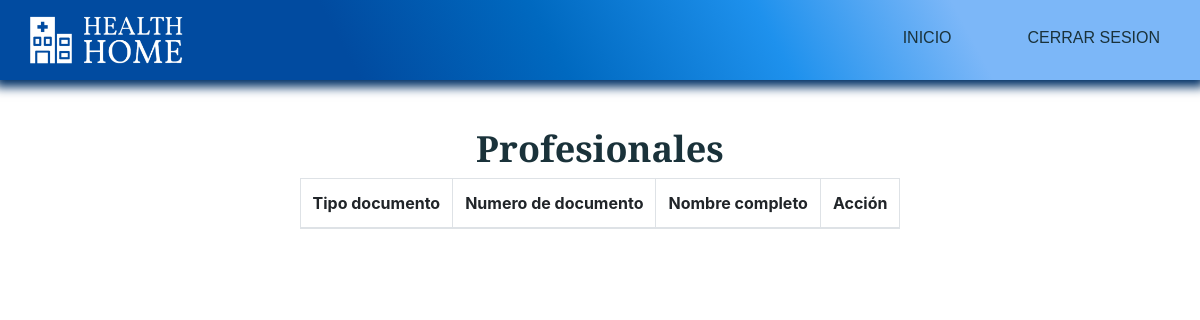
/index.php?c=Administrador&a=gestion_agenda, run on an earlier commit of the app's database.
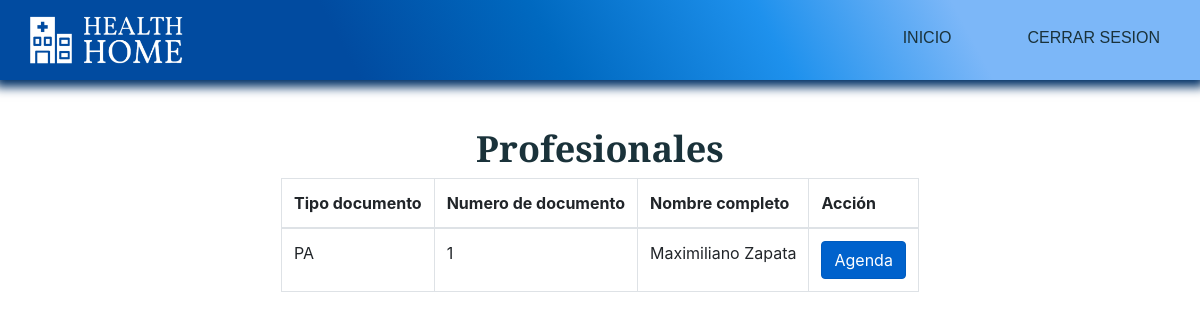
And on a later commit of the database.
### tables this page shows
CREATE TABLE `profesional` (
  `id_profesional` int(20) NOT NULL,
  `id_tipo_doc` varchar(5) NOT NULL,
  `num_doc_prof` varchar(20) NOT NULL,
  `id_consultorios` varchar(3) DEFAULT NULL,
  `id_especialidad` tinyint(2) DEFAULT NULL,
  `nombres_prof` varchar(40) NOT NULL,
  `apellidos_prof` varchar(40) NOT NULL,
  `tel_prof` bigint(10) NOT NULL,
  `correo_prof` varchar(30) NOT NULL,
  `dias_laborales` text NOT NULL,
  `franja_horaria` varchar(30) NOT NULL,
  `estado_prof` tinyint(1) NOT NULL,
  `pass_prof` varchar(20) NOT NULL,
  `create_prof` datetime NOT NULL DEFAULT current_timestamp()
);

### controllers/Administrador.php (called while the page is built, shortened)
<?php
	class AdministradorController {
		public function __construct(){
			require_once "models/AdministradorModel.php";
		}
		public function gestion_agenda(){
			$agenda =  new Administrador_model();
			$data["profesionales"] = $agenda->get_profesional();
			$data["tipo_doc"] = $agenda->get_tipo_doc();
			require_once "views/administrador/gestion_agenda/gestion_agenda.php";
		}
	}
?>

### config/database.php (called while the page is built)
<?php
	class Conectar {
		public static function conexion(){
			$conexion = new mysqli("localhost", "root", "", "clinica_health_home");
			return $conexion;
		}
	}
?>

### models/AdministradorModel.php (called while the page is built, shortened)
<?php
	class Administrador_model {
		private $db;
		private $profesional;
		private $tipo_doc;
		public function __construct(){
			$this->db = Conectar::conexion();
			$this->profesional = array();
			$this->tipo_doc = array();
		}
    public function get_profesional()
		{
			$sql = "SELECT * FROM profesional";
			$resultado = $this->db->query($sql);
			while($row = $resultado->fetch_assoc())
			{
				$this->profesional[] = $row;
			}
			return $this->profesional;
		}
		public function get_tipo_doc()
		{
			$sql = "SELECT * FROM tipo_doc";
			$resultado = $this->db->query($sql);
			while($row = $resultado->fetch_assoc())
			{
				$this->tipo_doc[] = $row;
			}
			return $this->tipo_doc;
		}
	}
?>

### views/administrador/gestion_agenda/gestion_agenda.php (the view, shortened to what this page needs)
<!DOCTYPE html>
<html lang="en">
<head>
    <link rel="stylesheet" href="assets/css/estilos.css">
    <link rel="stylesheet" href="https://stackpath.bootstrapcdn.com/bootstrap/4.4.1/css/bootstrap.min.css">
    <link rel="stylesheet" type="text/css" href="https://cdn.datatables.net/v/bs4/dt-1.10.20/datatables.min.css"/>
    <link rel="stylesheet" type="text/css" href="https://cdn.datatables.net/responsive/2.2.3/css/responsive.dataTables.min.css">
</head>
<body>
    <header>
        <div class="container__menu">
            <div class="logo">
                <img src="assets/images/Logo2.png" alt="">
            </div>
            <div class="menu">
                <nav id="nav">
                    <ul>
                        <li><a href="index.php?c=Administrador&a=index">Inicio</a></li>
                        <li><a href="">Cerrar sesion</a></li>
                    </ul>
                </nav>
            </div>
        </div>
    </header>
    <main>
        <div class="container__cover">
            <div class="cover">
                <div class="caja3">
                    <h1>Profesionales</h1>
                    <div class="row">
                        <div class="col-lg-12">
                            <table id="example" class="table table-bordered  display nowrap" cellspacing="0" width="100%">
                                <thead>
                                    <tr>
                                        <th>Tipo documento</th>
                                        <th>Numero de documento</th>
                                        <th>Nombre completo</th>
                                        <th>Acción</th>
                                    </tr>
                                </thead>
                                <tbody>
                                    <?php
                                    foreach ($data["profesionales"] as $dato){
                                        echo "<tr>";
                                        echo "<td>".$dato["id_tipo_doc"]."</td>";
                                        echo "<td>".$dato["id_profesional"]."</td>";
                                        echo "<td>".$dato["nombres_prof"]."&nbsp".$dato["apellidos_prof"]."</td>";
                                        echo "<td><a href='index.php?c=Administrador&a=gestion_agenda_2&id=".$dato["id_profesional"]."' class='btn btn-primary active' role='button' aria-pressed='true'>Agenda</a></td>";
                                        echo "</tr>";
                                    }
                                    ?>
                                </tbody>
                            </table>
                        </div>
                    </div>
                </div>
            </div>
        </div>
    </main>
</body>
</html>

What changed in the data, as far as the page shows it:
added profesional: id_tipo_doc "PA", id_profesional "1", nombres_prof "Maximiliano", apellidos_prof "Zapata"
